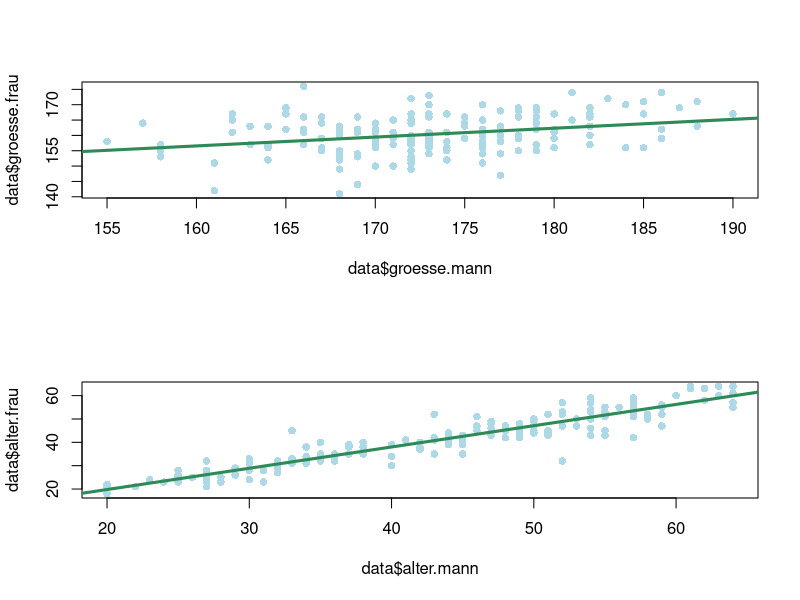

This chart was generated by the following R code:
data <- read.csv("sw3/mannfrau.csv")
head(data)
par(mfrow = c(2,1))
plot(data$groesse.mann, 
     data$groesse.frau,
     col = "lightblue",
     pch = 16)
abline(lm(data$groesse.frau~data$groesse.mann),
       lwd = 3,
       col = "seagreen")

plot(data$alter.mann, 
     data$alter.frau,
     col = "lightblue",
     pch = 16)
abline(lm(data$alter.frau~data$alter.mann),
       lwd = 3,
       col = "seagreen")

# Aufgabe 3.2
# Die Punkte sind recht zerstreut, aber leicht steigend. Das heisst es gibt eine leich- 
# te Tendenz, dass kleine Männer eher kleine Frauen heiraten und grosse Männer eher grosse Frauen
